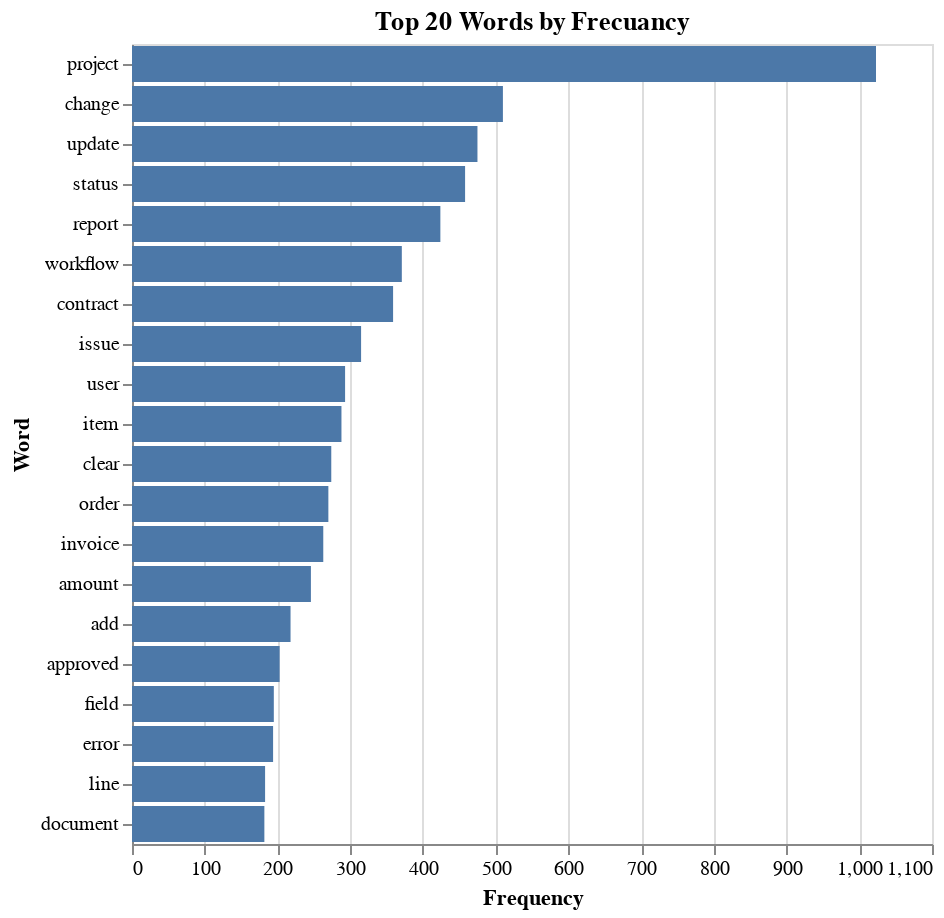

Notebook source saved alongside this figure:
### Markdown cell above
# Gráfica de Barras de Palabras Más Utilizadas en Títulos

Para una comprensión más detallada de las palabras más frecuentemente utilizadas en los títulos de los tickets de soporte, hemos generado una gráfica de barras ordenada de mayor a menor frecuencia. Esta visualización nos proporciona una visión clara de las palabras clave que dominan en el conjunto de datos analizado.

**Resumen de la Gráfica de Barras:**

1. **"Project"**
2. **"Change"**
3. **"Update"**
4. **"Status"**
5. **"Report"**
6. **"Workflow"**
7. **"Contract**
8. **Issue"**
9. **User**
10. **Item**

 La visualización ordenada revela las palabras más comunes, permitiéndonos identificar rápidamente los temas dominantes en los títulos de los tickets de soporte. Al destacar las palabras más utilizadas, podemos enfocar nuestros esfuerzos en áreas específicas que pueden requerir mayor atención o resolución.

### Code cell
# Sort the DataFrame by frequency in descending order
word_freq_df = word_freq_df.sort_values(by='Frequency', ascending=False).head(20)


# Create a bar chart using Altair
chart = alt.Chart(word_freq_df).mark_bar().encode(
    x='Frequency:Q',
    y=alt.Y('Word:O', sort='-x'),
    tooltip=['Word', 'Frequency']
).properties(
    title='Top 20 Words by Frecuancy'
)

# Display the chart
display(chart)

### Figure 1 — Vega-Lite specification as saved in the notebook (floating-point values rounded to 4 significant figures)
{"config": {"view": {"continuousWidth": 400, "continuousHeight": 300}}, "data": {"name": "data-21d0a31dc91f40ec4232f31a4b89922d"}, "mark": "bar", "encoding": {"tooltip": [{"type": "nominal", "field": "Word"}, {"type": "quantitative", "field": "Frequency"}], "x": {"type": "quantitative", "field": "Frequency"}, "y": {"type": "ordinal", "field": "Word", "sort": "-x"}}, "title": "Top 20 Words by Frecuancy", "$schema": "https://vega.github.io/schema/vega-lite/v4.0.0.json", "datasets": {"data-21d0a31dc91f40ec4232f31a4b89922d": [{"Word": "project", "Frequency": 1023}, {"Word": "change", "Frequency": 510}, {"Word": "update", "Frequency": 475}, {"Word": "status", "Frequency": 458}, {"Word": "report", "Frequency": 424}, {"Word": "workflow", "Frequency": 371}, {"Word": "contract", "Frequency": 359}, {"Word": "issue", "Frequency": 315}, {"Word": "user", "Frequency": 293}, {"Word": "item", "Frequency": 288}, {"Word": "clear", "Frequency": 274}, {"Word": "order", "Frequency": 270}, {"Word": "invoice", "Frequency": 263}, {"Word": "amount", "Frequency": 246}, {"Word": "add", "Frequency": 218}, {"Word": "approved", "Frequency": 203}, {"Word": "field", "Frequency": 195}, {"Word": "error", "Frequency": 194}, {"Word": "line", "Frequency": 183}, {"Word": "document", "Frequency": 182}]}}
